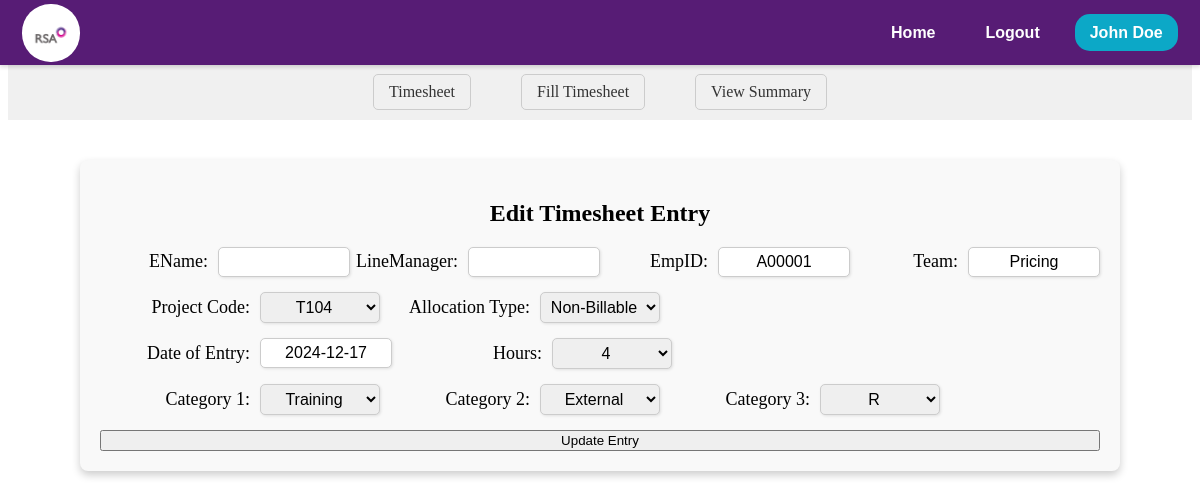
The page /timesheet/edit_entry/9311ad5c-e3d8-41cb-8b08-4b14cb9ba918 (signed in) on the database its author committed.
### models.py (models this page shows, shortened)
class EmpWD(db.Model, UserMixin):
    __tablename__ = 'EmpWD'
    EMPID = db.Column(db.String(255), primary_key=True)
    username = db.Column(db.String(255), unique=True, nullable=False)
    EName = db.Column(db.String(255))
    DOJRS = db.Column(db.Date)
    DOJSIPL = db.Column(db.Date, nullable=True)
    Profile = db.Column(db.String(255))
    Status = db.Column(db.String(50))
    SIPLLevel = db.Column(db.String(50))
    RSALevel = db.Column(db.String(50))
    EEMail = db.Column(db.String(255))
    IEMail = db.Column(db.String(255))
    Landline = db.Column(db.String(20))
    Mobile = db.Column(db.String(20))
    Ext = db.Column(db.String(10))
    Secretary = db.Column(db.String(255))
    SecretaryID = db.Column(db.String(255))
    SystemID = db.Column(db.String(255))
    Password = db.Column(db.String(255), nullable=False)
    Team = db.Column(db.String(255))
    LineManager = db.Column(db.String(255))
    LineManagerID = db.Column(db.String(255))
    AlternateContatName = db.Column(db.String(255))
    AlternateContatID = db.Column(db.String(255))
    DateofLeavingRSAASIPL = db.Column(db.Date)
    ReasonforLeaving = db.Column(db.String(255))
    LineManager2 = db.Column(db.String(255))
    ITAdmin = db.Column(db.String(255))
    HRAdmin = db.Column(db.String(255))
    TrnAdmin = db.Column(db.String(255))
    FinAdmin = db.Column(db.String(255))
    Field6 = db.Column(db.String(255))
    Field7 = db.Column(db.String(255))

class TimesheetEntry(db.Model):
    __tablename__ = 'Timesheet_database'
    Uniq_ID = db.Column(db.String(255), primary_key=True)
    EmpID = db.Column(db.String(10), nullable=False)
    DateofEntry = db.Column(db.Date, nullable=False)
    StartTime = db.Column(db.String(255))
    EndTime = db.Column(db.String(255))
    Hours = db.Column(db.Float)
    Minutes = db.Column(db.Float)
    AllocationType = db.Column(db.String(50))
    Category1 = db.Column(db.String(50))
    Category2 = db.Column(db.String(50))
    Category3 = db.Column(db.String(50))
    ProjectCode = db.Column(db.String(10))
    Category5 = db.Column(db.String(50))
    Category6 = db.Column(db.String(50))
    Comment = db.Column(db.String(255))
    Team = db.Column(db.String(255), nullable=False)
    Status = db.Column(db.String(20))
    SubmitDate = db.Column(db.DateTime, default=lambda: datetime.now(timezone.utc))
    RecordType = db.Column(db.String(50))
    WO_Percent = db.Column(db.Float)
    WO_Units = db.Column(db.Integer)
    NetUnits = db.Column(db.Integer)
    BaseRate = db.Column(db.Float)
    Billed_Label = db.Column(db.String(50))
    WOFF_Reason = db.Column(db.String(255))
    LastUploadDate = db.Column(db.DateTime, onupdate=lambda: datetime.now(timezone.utc))
    LastUpdatedBy = db.Column(db.String(50))
    InvNum =db.Column(db.Float)
    FinalRate = db.Column(db.Float)
    SSMA_TimeStamp = db.Column(db.DateTime )

### routes/timesheet/timesheet.py (the view, shortened to what this page needs)
@timesheet_bp.route('/edit_entry/<entry_id>', methods=['GET', 'POST'])
@login_required
def edit_entry(entry_id):
    entry = TimesheetEntry.query.get(entry_id)
    return render_template('timesheet/timesheet-summery/edit_entry.html', entry=entry, user=current_user)

### app.py (called while the page is built)
@login_manager.user_loader
def load_user(user_id):
    session = db.session
    return session.get(EmpWD, user_id)

@app.before_request
def log_request():
    user_ip = request.remote_addr
    route = request.path
    flask_logger.info(f"User IP: {user_ip}, Requested Route: {route}")

### templates/timesheet/timesheet-summery/edit_entry.html (shortened to what this page needs)
<!DOCTYPE html>
<html lang="en">
  <head>
    <link rel="stylesheet" href="https://cdn.jsdelivr.net/npm/flatpickr/dist/flatpickr.min.css" />
    <link rel="stylesheet" href="{{ url_for('static', filename='css/timesheet/edittimesheet.css') }}" />
  </head>
  <body>
    <div>{% include 'navbar/navbar.html' %}</div>
    <nav class="ts-nav-container">
      <div class="ts-nav-center">
        <a href="/timesheet" class="ts-nav-link">Timesheet</a>
        <a href="/timesheet/fill" class="ts-nav-link">Fill Timesheet</a>
        <a href="/timesheet/summary" class="ts-nav-link">View Summary</a>
      </div>
    </nav>
    <div class="edit-ts-container">
      <h2>Edit Timesheet Entry</h2>
      <form name="editTimesheetForm" method="POST" class="edit-ts-form" onsubmit="return validateForm()">
        <div class="edit-ts-row">
          <label>EName: </label>
          <input type="text" name="EName" value="{{ entry.EName }}" readonly />
          <label>LineManager: </label>
          <input type="text" name="LineManager" value="{{ entry.LineManager }}" readonly />
          <label>EmpID: </label>
          <input type="text" name="EmpID" value="{{ entry.EmpID }}" readonly />
          <label>Team: </label>
          <input type="text" name="Team" value="{{ entry.Team }}" readonly />
        </div>
        <div class="edit-ts-row">
          <label>Project Code: </label>
          <select id="projectCode" name="ProjectCode">
            <option value="{{ entry.ProjectCode }}" selected>{{ entry.ProjectCode }}</option>
          </select>
          <label>Allocation Type: </label>
          <select id="allocationType" name="AllocationType" onchange="updateCategories()">
            <option value="non-billable" {% if entry.AllocationType == 'non-billable' %}selected{% endif %}>Non-Billable</option>
          </select>
        </div>
        <div class="edit-ts-row">
          <label>Date of Entry: </label>
          <input type="text" id="dateofentry" name="DateofEntry" value="{{ entry.DateofEntry }}" />
          <label>Hours: </label>
          <select name="hours">
            {% for hour in range(1, 9) %}
              <option value="{{ hour }}" {% if entry.Hours == hour %}selected{% endif %}>{{ hour }}</option>
            {% endfor %}
          </select>
        </div>
        <div class="edit-ts-row">
          <label>Category 1: </label>
          <select id="category1" name="Category1">
            <option value="{{ entry.Category1 }}" selected>{{ entry.Category1 }}</option>
          </select>
          <label>Category 2: </label>
          <select id="category2" name="Category2">
            <option value="{{ entry.Category2 }}" selected>{{ entry.Category2 }}</option>
          </select>
          <label>Category 3: </label>
          <select id="category3" name="Category3">
            <option value="{{ entry.Category3 }}" selected>{{ entry.Category3 }}</option>
          </select>
        </div>
        <button type="submit" class="submit-btn">Update Entry</button>
      </form>
    </div>
  </body>
</html>

### templates/navbar/navbar.html (shortened to what this page needs)
<!DOCTYPE html>
<html lang="en">
  <head>
    <link
      rel="stylesheet"
      href="{{ url_for('static', filename='css/navbar/navbar.css') }}"
    />
  </head>
  <body>
    <header id="navbar">
      <nav class="navbar-container container">
        <a href="/home" class="home-link">
          <div class="navbar-logo">
            <img
              src="{{ url_for('static', filename='images/logo.png') }}"
              alt="Logo"
            />
          </div>
        </a>
        <div class="navbar-links">
          <a class="navbar-link" href="/home">Home</a>
          <a class="navbar-link" href="/logout">Logout</a>
          <div class="navInfo" data-toggle="false">
            <a class="navbar-link-name" href="#">
              <span>{{user.EName}}</span>
            </a>
          </div>
        </div>
      </nav>
    </header>
  </body>
</html>

### static/css/timesheet/edittimesheet.css (style rules this page uses)
.ts-nav-container { margin-top: 64px; margin-bottom: 40px; display: flex; justify-content: center; align-items: center; padding: 10px 20px; background-color: #f0f0f0; }
.ts-nav-center { display: flex; }
.ts-nav-link { margin: 0 25px; text-decoration: none; color: #333; border: 1px solid #ccc; padding: 8px 15px; border-radius: 5px; }
.edit-ts-container { display: flex; flex-direction: column; align-items: center; margin-top: 20px; background-color: #f9f9f9; padding: 20px; border-radius: 8px; max-width: 1000px; margin: 0 auto; box-shadow: 0px 4px 8px rgba(0, 0, 0, 0.2); }
.edit-ts-form { width: 100%; display: flex; flex-direction: column; }
.edit-ts-row { display: flex; align-items: center; margin-bottom: 15px; }
.edit-ts-row label { width: 150px; font-size: 18px; margin-right: 10px; text-align: right; }
.edit-ts-row input, .edit-ts-row select { text-align: center; width: 120px; font-size: 16px; padding: 5px; border: 1px solid #ccc; border-radius: 5px; box-shadow: 1px 1px 3px rgba(0, 0, 0, 0.1); }

### static/css/navbar/navbar.css (style rules this page uses)
#navbar { --navbar-bg-color: #571c75; --navbar-text-color: #fff; --navbar-text-color-focus: #fff; --navbar-bg-contrast: rgb(255, 0, 85); position: fixed; top: 0; left: 0; right: 0; height: 65px; background-color: var(--navbar-bg-color); box-shadow: 0 2px 4px rgba(0, 0, 0, 0.15); z-index: 99; font-weight: 700; font-family: sans-serif; }
.navbar-container { display: flex; justify-content: space-between; align-items: center; height: 100%; padding: 0 1.4rem; }
.home-link { display: flex; align-items: center; }
.navbar-logo { background-color: var(--navbar-text-color-focus); border-radius: 49%; width: 58px; height: 58px; margin-right: 0.5em; }
.navbar-logo img { width: 46px; margin-top: 0.55rem; margin-left: 0.34rem; }
.navbar-links { display: flex; align-items: center; gap: 20px; }
.navbar-link { color: var(--navbar-text-color); text-decoration: none; border-radius: 15px; padding: 10px 15px; transition: background-color 0.3s ease; border-radius: 15px; }
.navbar-link-name { background-color: #0ca8c7; color: #fff; padding: 10px 15px; border-radius: 15px; text-decoration: none; }
.navInfo { position: relative; color: black; }

### rows shown on the page
EmpWD: EName "John Doe"
TimesheetEntry: EmpID "A00001", Team "Pricing", ProjectCode "T104", AllocationType "Non-Billable", DateofEntry "2024-12-17", hours "4", Category1 "Training", Category2 "External", Category3 "R"
